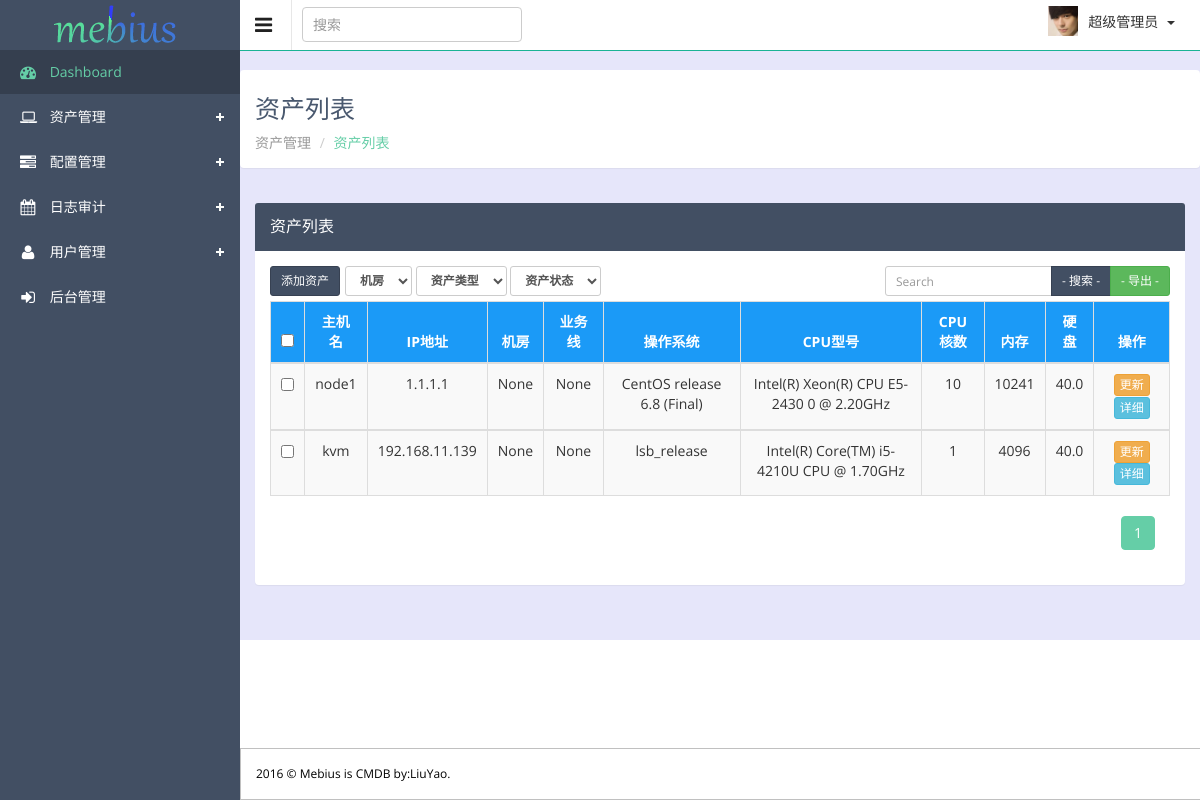
The app's page /assets/assetslist (signed in) with its own data.
### member/models.py (models this page shows, shortened)
class UserProfile(models.Model):
    user = models.OneToOneField(User,verbose_name='后台用户')
    name = models.CharField(max_length=32,verbose_name='姓名')
    head_img = models.ImageField(blank=True,null=True,upload_to="uploads/portrait",verbose_name='头像')
    email = models.EmailField(max_length=64,blank=True,null=True,verbose_name='邮箱')
    phone = models.CharField(verbose_name='手机号',max_length=128)
    department = models.ForeignKey('Group',verbose_name='部门',null=True,blank=True)
    ip = models.GenericIPAddressField(max_length=32,verbose_name='办公IP')
    secret_key = models.TextField(verbose_name='密钥')
    memo = models.TextField(verbose_name='备注', null=True, blank=True)
    create_date  = models.DateField(verbose_name='注册时间',auto_now=True)
    class Meta:
        verbose_name = '成员'
        verbose_name_plural = '成员'

### assets/models.py (models this page shows, shortened)
class Asset(models.Model):
    asset_type_choices = (
        ('server', u'物理机'),
        ('server', u'虚拟机'),
        ('switch', u'交换机'),
        ('router', u'路由器'),
        ('firewall', u'防火墙'),
        ('storage', u'存储设备'),
        ('NLB', u'NetScaler'),
        ('software', u'软件资产'),
        ('others', u'其它类'),
    )
    asset_type = models.CharField(verbose_name='资产类型',max_length=64,choices=asset_type_choices,default='server')
    name = models.CharField(max_length=64,unique=True)
    sn = models.CharField(u'资产SN号',max_length=128, unique=True)
    manufactory = models.ForeignKey('Manufactory',verbose_name=u'制造商',null=True, blank=True)
    management_ip = models.GenericIPAddressField(u'管理IP',blank=True,null=True)
    contract = models.ForeignKey('Contract', verbose_name=u'合同',null=True, blank=True)
    trade_date = models.DateField(u'购买时间',null=True, blank=True)
    expire_date = models.DateField(u'过保修期',null=True, blank=True)
    price = models.FloatField(u'价格',null=True, blank=True)
    business_unit = models.ForeignKey('BusinessUnit', verbose_name=u'所属业务线',null=True, blank=True)
    tags = models.ManyToManyField('Tags' ,blank=True)
    admin = models.ForeignKey(UserProfile, verbose_name=u'资产管理员',null=True, blank=True)
    idc = models.ForeignKey('Cabinet', verbose_name=u'所属机柜',null=True, blank=True)
    Status_Status = (
        ('on','上线'),
        ('wait','等待上线'),
        ('in','下线'),
    )
    status = models.CharField(choices=Status_Status,max_length=64,verbose_name = u'设备状态',default=1)
    create_date = models.DateTimeField(blank=True, auto_now_add=True)
    update_date = models.DateTimeField(blank=True, auto_now=True)
    memo = models.TextField(u'备注', null=True, blank=True)
    class Meta:
        verbose_name = '资产总表'
        verbose_name_plural = "资产总表"

class Server(models.Model):
    asset = models.OneToOneField('Asset')
    created_by_choices = (
        ('auto','Auto'),
        ('manual','Manual'),
    )
    created_by = models.CharField(choices=created_by_choices,max_length=32,default='auto')
    hosted_on = models.ForeignKey('self',related_name='hosted_on_server',blank=True,null=True)
    model = models.CharField(u'型号',max_length=128,null=True, blank=True )
    kernelrelease = models.CharField(u'内核',max_length=128,null=True, blank=True )
    raid_type = models.CharField(u'raid级别',max_length=512, blank=True,null=True)
    os_type  = models.CharField(u'操作系统类型',max_length=64, blank=True,null=True)
    os_distribution =models.CharField(u'发型版本',max_length=64, blank=True,null=True)
    os_release  = models.CharField(u'操作系统版本',max_length=64, blank=True,null=True)
    create_date = models.DateTimeField(blank=True, auto_now_add=True)
    update_date = models.DateTimeField(blank=True,null=True)
    class Meta:
        verbose_name = '服务器'
        verbose_name_plural = "服务器"

class CPU(models.Model):
    asset = models.OneToOneField('Asset')
    cpu_model = models.CharField(u'CPU型号', max_length=128,blank=True)
    cpu_count = models.SmallIntegerField(u'物理cpu个数')
    cpu_core_count = models.SmallIntegerField(u'cpu核数')
    create_date = models.DateTimeField(verbose_name='创建时间',auto_now_add=True)
    update_date = models.DateTimeField(verbose_name='更新时间',blank=True,null=True)
    memo = models.TextField(u'备注', null=True,blank=True)
    class Meta:
        verbose_name = 'CPU部件'
        verbose_name_plural = "CPU部件"

### assets/views.py (the view)
@login_required
def assetslist(request):
    assets = assets_list.fetch_asset_list()
    paginator = Paginator(assets,10)
    page = request.GET.get('page')
    try:
       assets_obj = paginator.page(page)
    except PageNotAnInteger:
       assets_obj = paginator.page(1)
    except EmptyPage:
       assets_obj = paginator.page(paginator.num_pages)
    return render(request,'assets/assetslist.html',{'assets':assets_obj})

### templates/assets/assetslist.html (shortened to what this page needs)
{% extends 'master/base.html' %}
{% block main-title %}资产列表{% endblock %}
{% block main-father %}资产管理{% endblock %}
{% block main-name %}资产列表{% endblock %}
{% load memtags %}
{% block content %}
    <div class="wrapper">
      <div class="panel panel-default">
            <div class="panel-heading">
                <h3 class="panel-title">资产列表</h3>
            </div>
            <div class="panel-body">
                    <form id="asset_form">
                        <div class="col-sm-1" style="padding-left: 0">
                            <a href="#" class="btn btn-sm btn-primary" data-toggle="modal" data-target="#addmyModal"> 添加资产 </a>
                        </div>
                        <div class="col-sm-7" style="padding-left: 0px">
                            <label>
                                <select name="idc" class="form-control m-b input-sm" onchange="">
                                    <option value="">机房</option>
                                </select>
                            </label>
                            <label>
                                <select name="asset_type" class="form-control m-b input-sm" onchange="">
                                    <option value="">资产类型</option>
                                </select>
                            </label>
                            <label>
                                <select name="status" class="form-control m-b input-sm" onchange="">
                                    <option value="">资产状态</option>
                                </select>
                            </label>
                        </div>
                        <div class="col-sm-4" style="padding-right: 0">
                             <div class="input-group inline-group">
                                <input type="text" class="form-control m-b input-sm" id="search_input" name="keyword" value="" placeholder="Search">
                                <div class="input-group-btn">
                                    <button id='search_btn' href="#" type="button" class="btn btn-sm btn-primary search-btn"  onclick="change_info()">
                                        - 搜索 -
                                    </button>
                                    <button type="button" href="#" name="export" class="btn btn-sm btn-success search-btn-excel" onclick="return false">
                                        - 导出 -
                                    </button>
                                </div>
                            </div>
                        </div>
                        <table class="table table-striped table-bordered table-hover " id="editable" name="editable">
                            <thead>
                                <tr class="button-primary">
                                    <th class="text-center">
                                        <input id="checkall" type="checkbox" class="i-checks" name="checkall">
                                    </th>
                                    <th class="text-center"> 主机名 </th>
                                    <th class="text-center">IP地址</th>
                                    <th class="text-center">机房</th>
                                    <th class="text-center">业务线</th>
                                    <th class="text-center"> 操作系统 </th>
                                    <th class="text-center"> CPU型号 </th>
                                    <th class="text-center"> CPU核数 </th>
                                    <th class="text-center"> 内存 </th>
                                    <th class="text-center"> 硬盘 </th>
                                    <th class="text-center"> 操作 </th>
                                </tr>
                            </thead>
                            <tbody>
                            {% for asset in assets %}
                            <tr class="btn-default">
                               <td class="text-center" name="id" value="{{ asset.id }}" data-editable='false'>
                                        <input name="id" value="{{ asset.id }}" type="checkbox" class="i-checks">
                                    </td>
                                <td class="text-center">{{ asset.name }}</td>
                                <td class="text-center">{{ asset.management_ip }}</td>
                                <td class="text-center">{{ asset.idc }}</td>
                                <td class="text-center">{{ asset.business_unit }}</td>
                                <td class="text-center">{{ asset.os_release }}</td>
                                <td class="text-center">{{ asset.cpu_model }}</td>
                                <td class="text-center">{{ asset.cpu_core_count }}</td>
                                <td class="text-center">{{ asset.ram_size }}</td>
                                <td class="text-center">{{ asset.disk_size }}</td>
                                    <td class="text-center" data-editable='false'>
                                        <a name="update" value="{{ asset.id }}" class=" btn btn-xs btn-warning">更新</a>
                                        <a href="{% url 'hostdetail'  asset.id %}" class="btn btn-xs btn-info">详细</a>
                                    </td>
                            </tr>
                            </tbody>
                            {% endfor %}
                        </table>
                        </form>
            <div class="col-sm-6">
                    </div>
                        <div class="col-sm-6">
                                        <div class="dataTables_paginate paging_simple_numbers" id="editable_paginate">
                                            <ul class="pagination" style="margin-top: 0; float: right">
                                             {% for page_num in assets.paginator.page_range %}
                                                {% gusee_page assets.number page_num %}
                                            {% endfor %}
                                            </ul>
                                        </div>
                        </div>
                    </div>
            </div>
    </div>
{% endblock %}

### templates/master/base.html (shortened to what this page needs)
{% load memtags %}
<!DOCTYPE html>
<html lang="en">
<head>
  <link href="/statics/css/base.css" rel="stylesheet">
  <link href="/statics/css/buttons.css" rel="stylesheet">
<link rel="stylesheet" type="text/css" href="/statics/plugins/sweetalert/sweetalert.css">
</head>
<body class="sticky-header">
<section>
    <div class="left-side sticky-left-side">
        <div class="logo">
            <a href="{% url 'index' %}"><img src="/statics/images/logo1.png" alt=""></a>
        </div>
        <div class="left-side-inner">
            <ul class="nav nav-pills nav-stacked custom-nav">
                <li class="active"><a href="{% url 'index' %}"><i class="fa fa-dashboard"></i> <span>Dashboard</span></a></li>
                <li class="menu-list"><a href=""><i class="fa fa-laptop"></i> <span>资产管理</span></a>
                </li>
                <li class="menu-list"><a href=""><i class="fa fa-tasks"></i> <span>配置管理</span></a>
                </li>
                <li class="menu-list"><a href=""><i class="fa fa-calendar"></i> <span>日志审计</span></a>
                </li>
                <li class="menu-list"><a href=""><i class="fa fa-user"></i> <span>用户管理</span></a>
                </li>
                <li><a href="/admin/"><i class="fa fa-sign-in"></i> <span>后台管理</span></a></li>
            </ul>
        </div>
    </div>
    <div class="main-content" >
        <div class="header-section">
            <a class="toggle-btn"><i class="fa fa-bars"></i></a>
            <form class="searchform" action="#" method="post">
                <input type="text" class="form-control" name="keyword" placeholder="搜索" />
            </form>
            <div class="menu-right" style="">
                <ul class="notification-menu">
                    <li>
                        <img alt="" src="/statics/{{ request.user.userprofile.head_img | cut_url }}" style="width:30px;height:30px;float:left;margin-top:6px;"/>
                        <a href="#" class="btn btn-default dropdown-toggle" data-toggle="dropdown">
                            <span id="user">{% block username %}{{ request.user.userprofile.name }}{% endblock %}</span>
                            <span class="caret"></span>
                        </a>
                    </li>
                </ul>
            </div>
        </div>
        <div class="page-heading panel">
            <h3>
                 {% block main-title %}仪表盘{% endblock %}
            </h3>
            <ul class="breadcrumb">
                <li>
                    <a href="#">{% block main-father %}Dashboard{% endblock %}</a>
                </li>
                <li class="active">{% block main-name %}Dashboard{% endblock %}</li>
            </ul>
        </div>
        {% block content %}{% endblock %}
        <footer style="position:fixed;border: 1px solid silver;color:black">
            2016 &copy; Mebius is CMDB  by:LiuYao.
        </footer>
    </div>
</section>
</body>
</html>

### records on screen
Asset: name "node1", management_ip "1.1.1.1"
Server: os_release "CentOS release 6.8 (Final)"
CPU: cpu_model "Intel(R) Xeon(R) CPU E5-2430 0 @ 2.20GHz"
Asset: name "kvm", management_ip "192.168.11.139"
Server: os_release "lsb_release"
CPU: cpu_model "Intel(R) Core(TM) i5-4210U CPU @ 1.70GHz"

### other values on screen
{{ request.user.userprofile.name }} "超级管理员"
{{ asset.idc }} "None" "None"
{{ asset.business_unit }} "None" "None"
{{ asset.cpu_core_count }} "10" "1"
{{ asset.ram_size }} "10241" "4096"
{{ asset.disk_size }} "40.0" "40.0"
